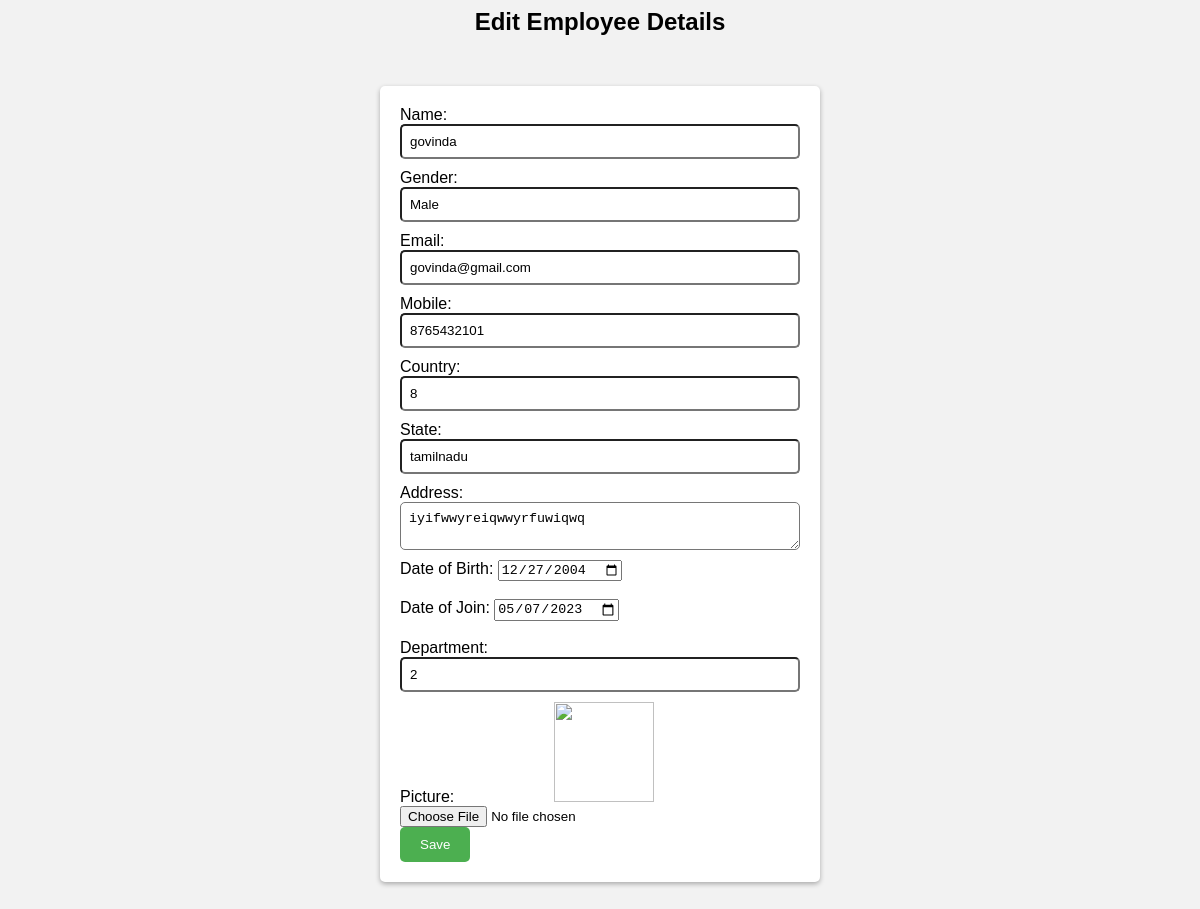
Page /admin/edit_employee.php?id=15 (signed in) on the committed database.
### tables this page shows
CREATE TABLE IF NOT EXISTS `staff_tbl` (
  `id` int(11) NOT NULL AUTO_INCREMENT,
  `name` varchar(50) DEFAULT NULL,
  `gender` enum('Male','Female','Other') DEFAULT NULL,
  `email` varchar(50) DEFAULT NULL,
  `mobile` varchar(20) DEFAULT NULL,
  `dob` date DEFAULT NULL,
  `doj` date DEFAULT NULL,
  `address` varchar(100) DEFAULT NULL,
  `city` varchar(50) DEFAULT NULL,
  `state` varchar(50) DEFAULT NULL,
  `country` varchar(50) DEFAULT NULL,
  `department` varchar(50) DEFAULT NULL,
  `picture` varchar(255) DEFAULT NULL,
  PRIMARY KEY (`id`)
);

### admin/edit_employee.php (the view, shortened to what this page needs)
<head>
    <link rel="stylesheet" type="text/css" href="formstyle.css">
</head>
<?php
$conn=mysqli_connect("localhost","root","","sm");
$select_query="SELECT s.*,d.*,s.id as s_id FROM staff_tbl s join
department_tbl d ON s.department=d.id
 WHERE s.id='".$_GET["id"]."'";
$result=mysqli_query($conn,$select_query);
$count=mysqli_num_rows($result);
if($count>0){
$row=mysqli_fetch_array($result);
 echo "<h2>Edit Employee Details</h2>";
  echo "<form action='editemployee_check.php' method='POST'>";
  echo "Name: <input type='text' name='name' value='" . $row["name"] . "'><br>";
  echo "Gender: <input type='text' name='gender' value='" . $row["gender"] . "'><br>";
  echo "Email: <input type='text' name='email' value='" . $row["email"] . "'><br>";
  echo "Mobile: <input type='text' name='mobile' value='" . $row["mobile"] . "'><br>";
  echo "Country: <input type='text' name='country' value='" . $row["country"] . "'><br>";
  echo "State: <input type='text' name='state' value='" . $row["state"] . "'><br>";
  echo "Address: <textarea name='address'>" . $row["address"] . "</textarea><br>";
  echo "Date of Birth: <input type='date' name='dob' value='" . $row["dob"] . "'><br><br>";
  echo "Date of Join: <input type='date' name='doj' value='" . $row["doj"] . "'><br><br>";
  echo "Department:<input type='text' name='department' value='" . $row["department"] . "'>" ;
  echo "Picture:<img src='".$row['picture']."' width=100 height=100> </img><input type='file' name='picture' value='" . $row["picture"] . "'><br>";
  echo "<input type='submit' value='Save'>";
  echo "</form>";
} else {
  echo "Employee not found.";
}
?>

### admin/formstyle.css (style rules this page uses)
form { background-color: #fff; border-radius: 5px; box-shadow: 0 2px 5px rgba(0,0,0,0.3); padding: 20px; width: 400px; margin: 50px auto; }
h2 { text-align: center; margin-top: 0; }
input[type="text"],[type="email"],[type="tel"],textarea, select { padding: 8px; border-radius: 5px; width: 100%; margin-bottom: 10px; box-sizing: border-box; }
input[type="submit"] { background-color: #4CAF50; color: #fff; border: none; padding: 10px 20px; border-radius: 5px; cursor: pointer; align-content: center; }
img { margin-left:100px; }

### rows in the picture
staff_tbl: name "govinda", gender "Male", email "govinda@gmail.com", mobile "8765432101", country "8", state "tamilnadu", address "iyifwwyreiqwwyrfuwiqwq", dob "12/27/2004", doj "05/07/2023", department "2"
